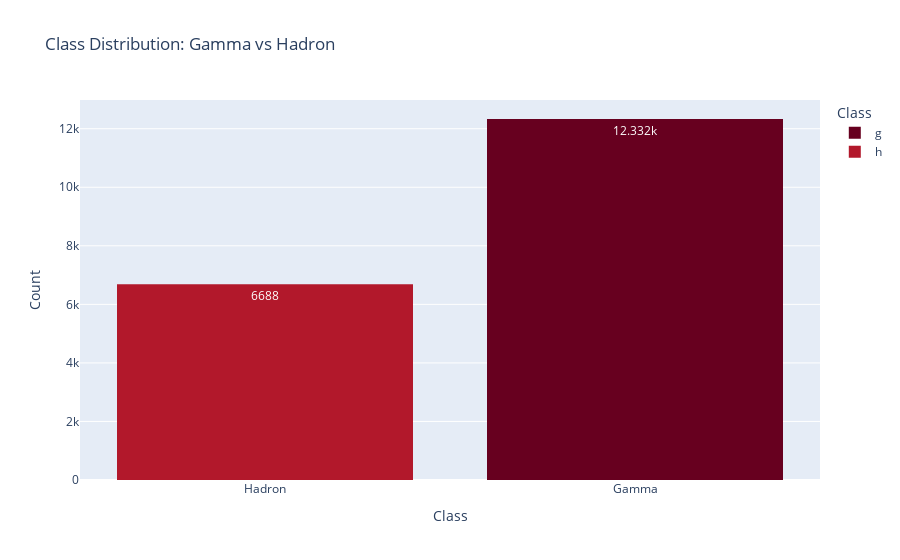

The notebook cell saved with this chart:
### Code cell
plot_class_distribution(df)

### Figure 1 — Plotly figure (JSON) as saved in the notebook; plotly's stock layout.template omitted (floating-point values rounded to 4 significant figures; data arrays with more than 128 entries replaced by an {"elided": "..."} marker saying what was removed)
{"data": [{"alignmentgroup": "True", "bingroup": "x", "hovertemplate": "Class=%{x}<br>count=%{y}<extra></extra>", "legendgroup": "1", "marker": {"color": "rgb(103,0,31)", "pattern": {"shape": ""}}, "name": "g", "offsetgroup": "1", "orientation": "v", "showlegend": true, "texttemplate": "%{value}", "type": "histogram", "x": {"elided": "12332 int values"}, "xaxis": "x", "yaxis": "y"}, {"alignmentgroup": "True", "bingroup": "x", "hovertemplate": "Class=%{x}<br>count=%{y}<extra></extra>", "legendgroup": "0", "marker": {"color": "rgb(178,24,43)", "pattern": {"shape": ""}}, "name": "h", "offsetgroup": "0", "orientation": "v", "showlegend": true, "texttemplate": "%{value}", "type": "histogram", "x": {"elided": "6688 int values"}, "xaxis": "x", "yaxis": "y"}], "layout": {"autosize": true, "bargap": 0.2, "barmode": "relative", "legend": {"title": {"text": "Class"}, "tracegroupgap": 0}, "title": {"text": "Class Distribution: Gamma vs Hadron"}, "xaxis": {"anchor": "y", "autorange": true, "categoryarray": [1, 0], "categoryorder": "array", "domain": [0, 1], "range": [-0.5, 1.5], "showspikes": false, "tickmode": "array", "ticktext": ["Gamma", "Hadron"], "tickvals": [1, 0], "title": {"text": "Class"}, "type": "linear"}, "yaxis": {"anchor": "x", "autorange": true, "domain": [0, 1], "dtick": 2000, "range": [0, 12980.0], "showspikes": false, "title": {"text": "Count"}}}}
